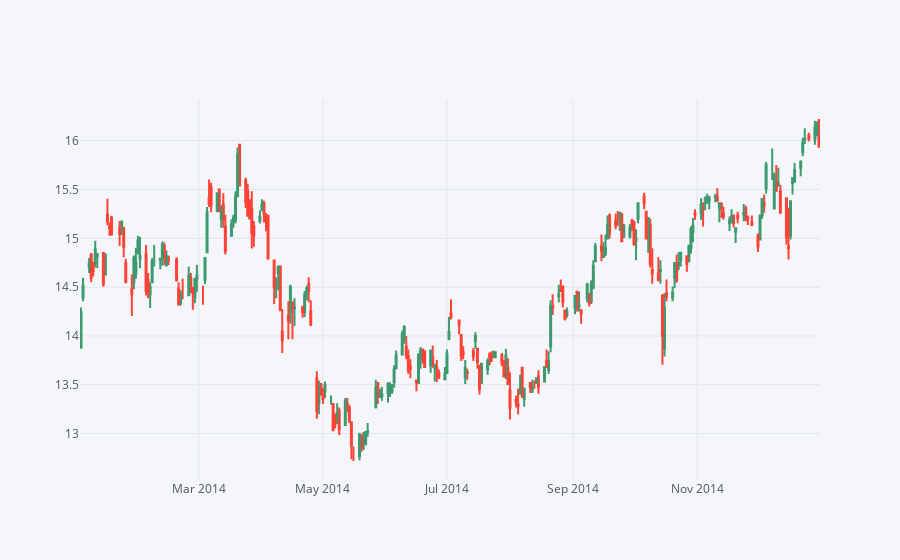

Notebook code for this chart:
### Markdown cell above
** Use .iplot(kind='candle) to create a candle plot of Bank of America's stock from Jan 1st 2015 to Jan 1st 2016.**

### Code cell
BAC[['Open', 'High', 'Low', 'Close']][BAC.index.year == 2014].iplot(kind='candle')

### Figure 1 — Plotly figure (JSON) as saved in the notebook; plotly's stock layout.template omitted (floating-point values rounded to 4 significant figures; data arrays with more than 128 entries replaced by an {"elided": "..."} marker saying what was removed)
{"data": [{"close": {"elided": "252 float values"}, "high": {"elided": "252 float values"}, "low": {"elided": "252 float values"}, "open": {"elided": "252 float values"}, "showlegend": false, "type": "candlestick", "x": {"elided": "252 str values"}, "yaxis": "y2"}], "layout": {"legend": {"bgcolor": "#F5F6F9", "font": {"color": "#4D5663"}}, "paper_bgcolor": "#F5F6F9", "plot_bgcolor": "#F5F6F9", "title": {"font": {"color": "#4D5663"}}, "xaxis": {"gridcolor": "#E1E5ED", "rangeslider": {"visible": false}, "showgrid": true, "tickfont": {"color": "#4D5663"}, "title": {"font": {"color": "#4D5663"}, "text": ""}, "zerolinecolor": "#E1E5ED"}, "yaxis": {"gridcolor": "#E1E5ED", "showgrid": true, "showticklabels": false, "tickfont": {"color": "#4D5663"}, "title": {"font": {"color": "#4D5663"}, "text": ""}, "zerolinecolor": "#E1E5ED"}, "yaxis2": {"gridcolor": "#E1E5ED", "showgrid": true, "tickfont": {"color": "#4D5663"}, "title": {"font": {"color": "#4D5663"}, "text": ""}, "zerolinecolor": "#E1E5ED"}}}
